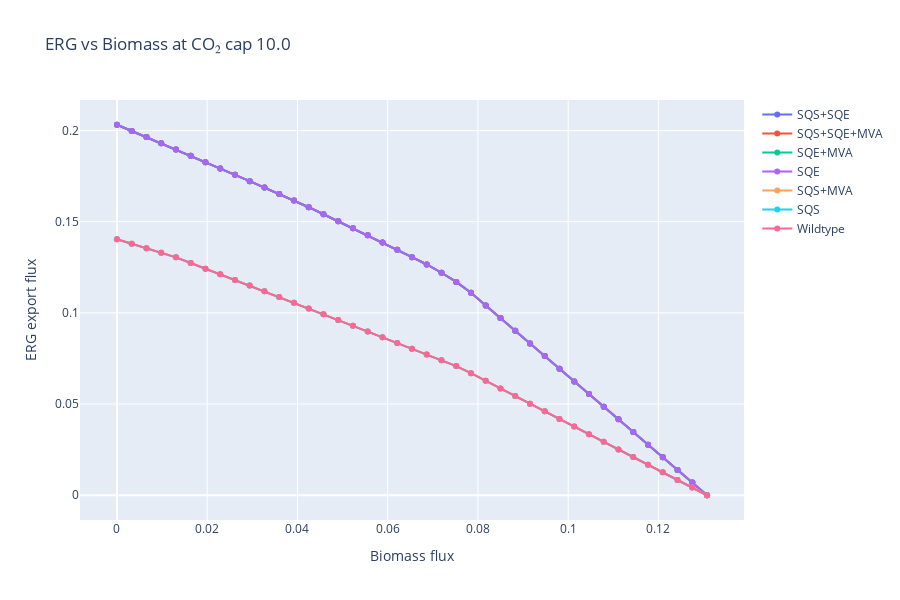

Notebook code cell kept with this figure:
### Code cell
import plotly.graph_objects as go

fig1 = go.Figure()
for name in summary["variant"]:
    sub = fronts[fronts["variant"] == name].sort_values("biomass")
    fig1.add_trace(go.Scatter(
        x=sub["biomass"], y=sub["erg"], mode="lines+markers", name=name,
    ))
fig1.update_layout(
    title=f"ERG vs Biomass at CO₂ cap {CO2_CAP}",
    xaxis_title="Biomass flux", yaxis_title="ERG export flux",
    width=900, height=600
)
fig1.write_html(os.path.join(outdir, "fronts_ERG_vs_Biomass.html"))

fig1
